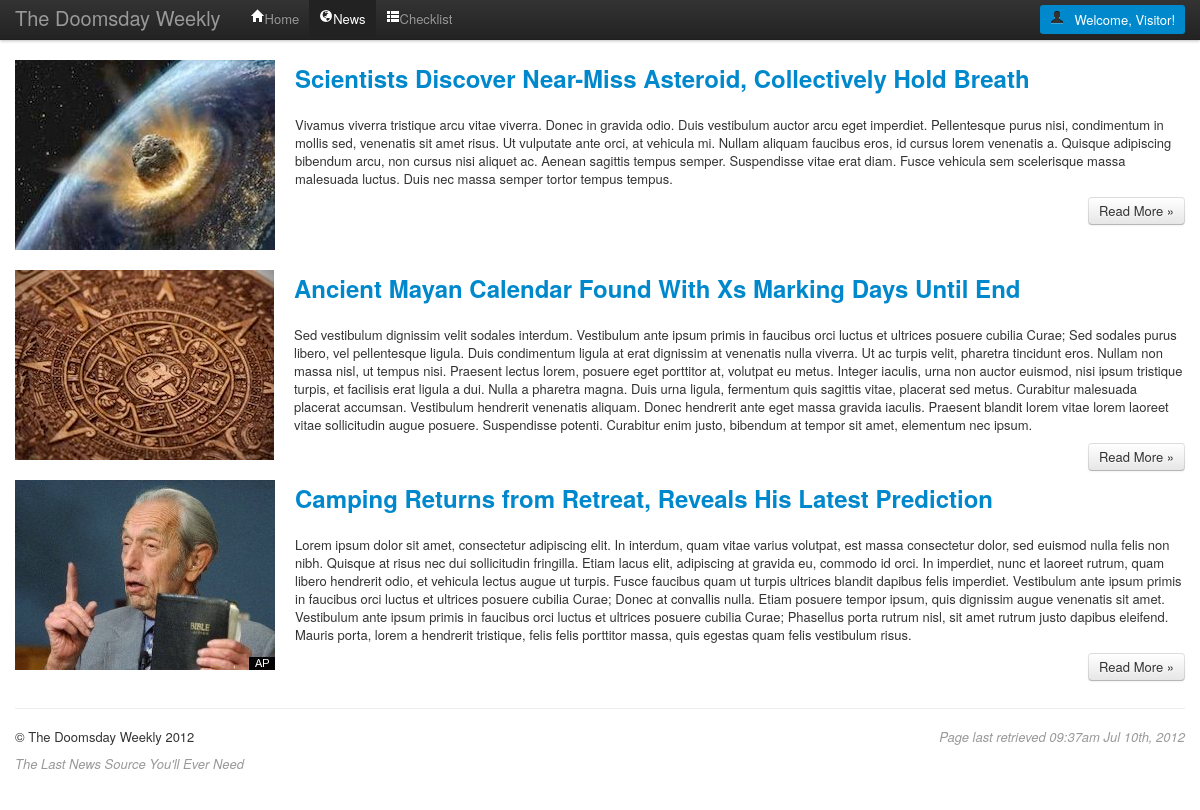
The page /checkpoints/10/news/index.php on the database its author committed.
### tables this page shows
CREATE TABLE "articles" ("id" INTEGER PRIMARY KEY  AUTOINCREMENT  NOT NULL  UNIQUE , "title" VARCHAR(255) NOT NULL , "slug" VARCHAR(255) NOT NULL  UNIQUE , "image" VARCHAR(255), "excerpt" VARCHAR(255), "content" TEXT);

### lib/dbHelpers.php (called while the page is built, shortened)
<?php
$dataPath = realpath(__DIR__ . '/../data/doomsday.sqlite');
$db = new PDO('sqlite:' . $dataPath);
if (!function_exists('getArticles')) {
    function getArticles($limit = null) {
        global $db;
        $useLimit = false;
        $sql = 'SELECT * FROM articles ORDER BY id DESC';
        $statement = $db->prepare($sql);
        $statement->execute();
        return $statement->fetchAll(PDO::FETCH_ASSOC);
    }
}

### checkpoints/10/news/index.php (the view, shortened to what this page needs)
<?php
include '../structure/init.php';
include '../lib/dbHelpers.php';
$articles = getArticles();
?>
<!DOCTYPE html>
<html lang="en">
  <head>
    <link href="../style.css" rel="stylesheet">
  </head>
  <body>
    <div class="navbar navbar-fixed-top">
      <div class="navbar-inner">
        <div class="container">
        <a class="brand" href="../"><?php echo $title; ?></a>
          <div class="nav-collapse">
            <ul class="nav">
              <li><a href="../"><i class="icon-home icon-white"></i>Home</a></li>
              <li class="active"><a href="#"><i class="icon-globe icon-white"></i>News</a></li>
              <li><a href="../checklist.php"><i class="icon-th-list icon-white"></i>Checklist</a></li>
            </ul>
          </div>
          <div class="nav-greeting pull-right">
            <i class="icon-user"></i><span class="greeting">Welcome, <?php echo $user; ?>!</span>
          </div>
        </div>
      </div>
    </div>
    <div class="container">
    <?php foreach ($articles as $article) : ?>
    <div class="row">
      <div class="span12">
        <article>
        <a href="../news/view.php?slug=<?php echo $article['slug']; ?>" title="<?php echo $article['title']; ?>"><img src="../assets/img/<?php echo $article['image']; ?>" alt="Article thumbnail" class="article pull-left" /></a>
        <h2><a href="../news/view.php?slug=<?php echo $article['slug']; ?>" title="<?php echo $article['title']; ?>"><?php echo $article['title']; ?></a></h2>
        <p><?php echo $article['excerpt']; ?></p>
          <p><a class="btn pull-right" href="../news/view.php?slug=<?php echo $article['slug']; ?>">Read More &raquo;</a></p>
        </article>
      </div>
    </div>
    <?php endforeach; ?>
    <hr>
    <footer>
      <span class="timestamp pull-right"><?php printRefreshTimestamp(); ?></span>
        <p>&copy; <?php echo $title; ?> 2012</p>
        <p class="tagline"><?php echo $tagline; ?></p>
    </footer>
    </div>
  </body>
</html>

### checkpoints/10/structure/init.php (shortened to what this page needs)
<?php
function printRefreshTimestamp() {
    echo 'Page last retrieved ' . date('H:ia M jS, Y');
}
$title = "The Doomsday Weekly";
$tagline = "The Last News Source You'll Ever Need";
$user = 'Visitor';

### style.css (style rules this page uses)
body { padding-top: 60px; padding-bottom: 40px; }
.tagline { color: #999; font-style: italic; }
.navbar .nav-greeting { background-color: #08C; color: #fff; margin: 5px 0px; padding: 5px 10px; -webkit-border-radius: 3px; -moz-border-radius: 3px; border-radius: 3px; }
.greeting { margin-left: 10px; }
article > h2 { margin-bottom: 20px; }
img.article { margin: 0px 20px 20px 0px; }
footer .timestamp { color: #999; font-style: italic; }

### rows shown on the page
articles: image (picture), title "Scientists Discover Near-Miss Asteroid, Collectively Hold Breath", excerpt "Vivamus viverra tristique arcu vitae viverra. Donec in gravida odio. Duis vestibulum auctor arcu eget imperdiet. Pellentesque purus nisi, condimentum in mollis sed, venenatis sit amet risus. Ut vulputate ante orci, at vehicula mi. Nullam aliquam faucibus eros, id cursus lorem venenatis a. Quisque adipiscing bibendum arcu, non cursus nisi aliquet ac. Aenean sagittis tempus semper. Suspendisse vitae erat diam. Fusce vehicula sem scelerisque massa malesuada luctus. Duis nec massa semper tortor tempus tempus."
articles: shows a picture, title "Ancient Mayan Calendar Found With Xs Marking Days Until End", excerpt "Sed vestibulum dignissim velit sodales interdum. Vestibulum ante ipsum primis in faucibus orci luctus et ultrices posuere cubilia Curae; Sed sodales purus libero, vel pellentesque ligula. Duis condimentum ligula at erat dignissim at venenatis nulla viverra. Ut ac turpis velit, pharetra tincidunt eros. Nullam non massa nisl, ut tempus nisi. Praesent lectus lorem, posuere eget porttitor at, volutpat eu metus. Integer iaculis, urna non auctor euismod, nisi ipsum tristique turpis, et facilisis erat ligula a dui. Nulla a pharetra magna. Duis urna ligula, fermentum quis sagittis vitae, placerat sed metus. Curabitur malesuada placerat accumsan. Vestibulum hendrerit venenatis aliquam. Donec…"
articles: image (picture), title "Camping Returns from Retreat, Reveals His Latest Prediction", excerpt "Lorem ipsum dolor sit amet, consectetur adipiscing elit. In interdum, quam vitae varius volutpat, est massa consectetur dolor, sed euismod nulla felis non nibh. Quisque at risus nec dui sollicitudin fringilla. Etiam lacus elit, adipiscing at gravida eu, commodo id orci. In imperdiet, nunc et laoreet rutrum, quam libero hendrerit odio, et vehicula lectus augue ut turpis. Fusce faucibus quam ut turpis ultrices blandit dapibus felis imperdiet. Vestibulum ante ipsum primis in faucibus orci luctus et ultrices posuere cubilia Curae; Donec at convallis nulla. Etiam posuere tempor ipsum, quis dignissim augue venenatis sit amet. Vestibulum ante ipsum primis in faucibus orci luctus et ultrices…"

### other values the page prints
$title "The Doomsday Weekly"
$user "Visitor"
$tagline "The Last News Source You'll Ever Need"
